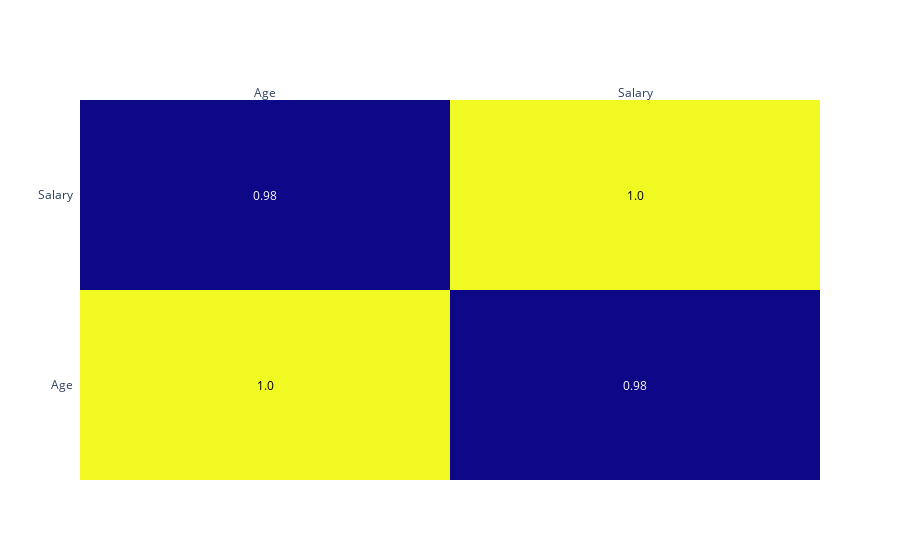

Here is the notebook cell this chart was saved with:
### Code cell
# Correlation matrix
corr_matrix = dataset[num_features].corr().round(2)

import plotly.figure_factory as ff

fig = ff.create_annotated_heatmap(corr_matrix.values,
                                  x = corr_matrix.columns.tolist(),
                                  y = corr_matrix.index.tolist())


fig.show()

### Figure 1 — Plotly figure (JSON) as saved in the notebook; plotly's stock layout.template omitted (floating-point values rounded to 4 significant figures)
{"data": [{"colorscale": [[0, "#0d0887"], [0.1111, "#46039f"], [0.2222, "#7201a8"], [0.3333, "#9c179e"], [0.4444, "#bd3786"], [0.5556, "#d8576b"], [0.6667, "#ed7953"], [0.7778, "#fb9f3a"], [0.8889, "#fdca26"], [1, "#f0f921"]], "reversescale": false, "showscale": false, "type": "heatmap", "x": ["Age", "Salary"], "y": ["Age", "Salary"], "z": [[1, 0.98], [0.98, 1]]}], "layout": {"annotations": [{"font": {"color": "#000000"}, "showarrow": false, "text": "1.0", "x": "Age", "xref": "x", "y": "Age", "yref": "y"}, {"font": {"color": "#FFFFFF"}, "showarrow": false, "text": "0.98", "x": "Salary", "xref": "x", "y": "Age", "yref": "y"}, {"font": {"color": "#FFFFFF"}, "showarrow": false, "text": "0.98", "x": "Age", "xref": "x", "y": "Salary", "yref": "y"}, {"font": {"color": "#000000"}, "showarrow": false, "text": "1.0", "x": "Salary", "xref": "x", "y": "Salary", "yref": "y"}], "xaxis": {"dtick": 1, "gridcolor": "rgb(0, 0, 0)", "side": "top", "ticks": ""}, "yaxis": {"dtick": 1, "ticks": "", "ticksuffix": "  "}}}
